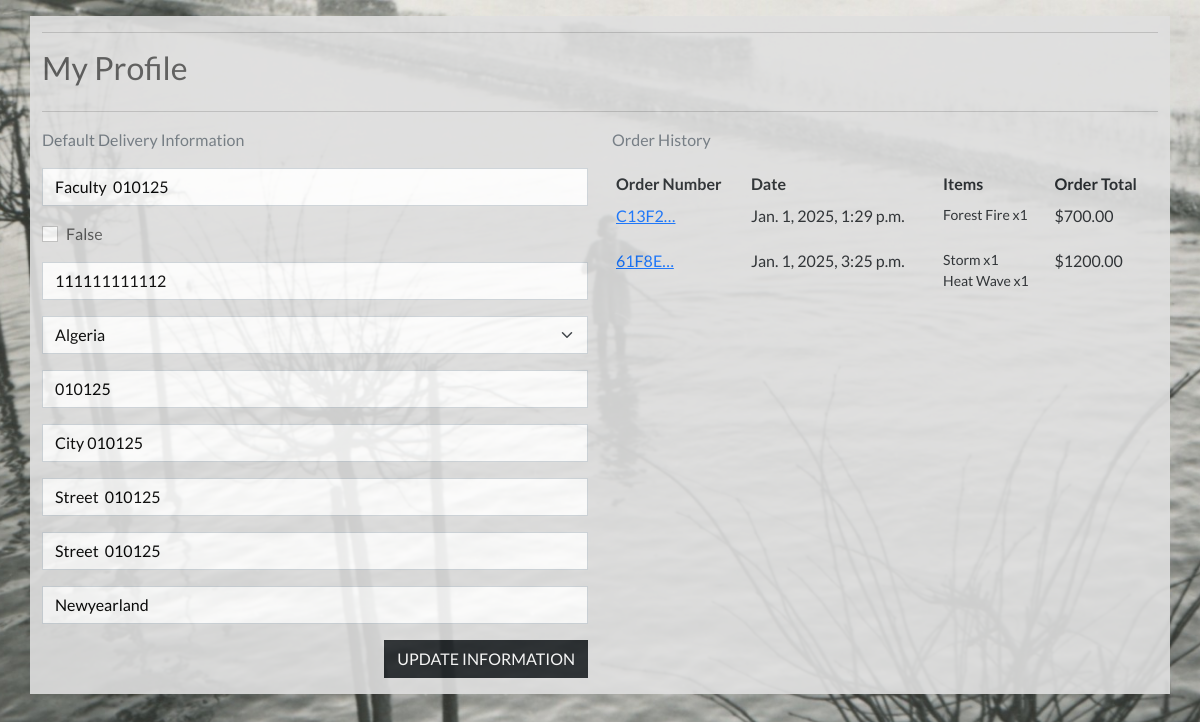
Before: /profile/ (signed in) with the older database file.
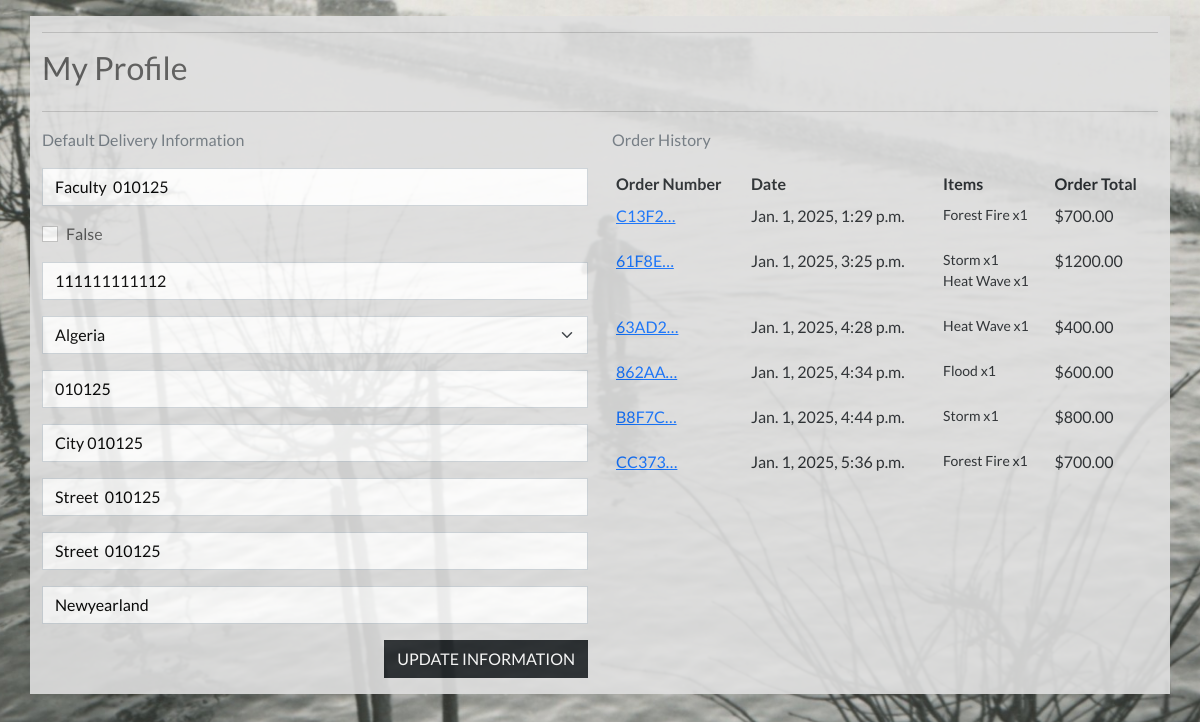
After: the same page with the newer database file.
### profiles/models.py (models this page shows, shortened)
class UserProfile(models.Model):
    user = models.OneToOneField(User, on_delete=models.CASCADE)
    default_organisation = models.CharField(max_length=40, null=True, blank=True)
    default_prev_user = models.BooleanField(default=False)
    default_phone_number = models.CharField(max_length=20, null=True, blank=True)
    default_country = CountryField(blank_label='Country *', null=True, blank=True)
    default_postcode = models.CharField(max_length=20, null=True, blank=True)
    default_town_or_city = models.CharField(max_length=40, null=True, blank=True)
    default_street_address1 = models.CharField(max_length=80, null=True, blank=True)
    default_street_address2 = models.CharField(max_length=80, null=True, blank=True)
    default_county = models.CharField(max_length=80, null=True, blank=True)

### checkout/models.py (models this page shows, shortened)
class Order(models.Model):
    order_number = models.CharField(max_length=32, null=False, editable=False)
    user_profile = models.ForeignKey(UserProfile, on_delete=models.SET_NULL,
    null=True, blank=True, related_name='orders')
    full_name = models.CharField(max_length=50, null=False, blank=False)
    email = models.EmailField(max_length=254, null=False, blank=False)
    phone_number = models.CharField(max_length=20, null=False, blank=False)
    country = CountryField(blank_label='Country *', null=False, blank=False)
    postcode = models.CharField(max_length=20, null=True, blank=True)
    town_or_city = models.CharField(max_length=40, null=False, blank=False)
    street_address1 = models.CharField(max_length=80, null=False, blank=False)
    street_address2 = models.CharField(max_length=80, null=True, blank=True)
    county = models.CharField(max_length=80, null=True, blank=True)
    date = models.DateTimeField(auto_now_add=True)
    discount_cost = models.DecimalField(max_digits=6, decimal_places=2, null=False, default=0)
    order_total = models.DecimalField(max_digits=10, decimal_places=2, null=False, default=0)
    grand_total = models.DecimalField(max_digits=10, decimal_places=2, null=False, default=0)
    original_bag = models.TextField(null=False, blank=False, default='')
    stripe_pid = models.CharField(max_length=254, null=False, blank=False, default='')

class OrderLineItem(models.Model):
    order = models.ForeignKey(Order, null=False, blank=False, on_delete=models.CASCADE, related_name='lineitems')
    product = models.ForeignKey(Category, null=False, blank=False, on_delete=models.CASCADE)
    quantity = models.IntegerField(null=False, blank=False, default=0)
    starting_date = models.CharField(max_length=100, null=True, blank=True)
    lineitem_total = models.DecimalField(max_digits=6, decimal_places=2, null=False, blank=False, editable=False)

### products/models.py (models this page shows, shortened)
class Category(models.Model):
    name = models.CharField(max_length=50)
    friendly_name = models.CharField(max_length=100)
    difficulty_level = models.CharField(max_length=50)
    credits = models.IntegerField()
    number_of_lectures = models.IntegerField()
    est_time = models.IntegerField()
    short_description = models.TextField(max_length=255)
    long_description = models.TextField(max_length=1000)
    test = models.BooleanField(default=False)
    logo = models.ImageField(upload_to='logos/', null=True, blank=True)
    price = models.IntegerField(null=True, blank=True)
    starting_date = models.CharField(max_length=100, null=True, blank=True)

### profiles/views.py (the view)
# urls.py: path('profile/', include('profiles.urls')),
def profile(request):
    profile = get_object_or_404(UserProfile, user=request.user)
    if request.method == 'POST':
        form = UserProfileForm(request.POST, instance=profile)
        if form.is_valid():
            form.save()
            messages.success(request, 'Profile updated successfully')
    form = UserProfileForm(instance=profile)
    orders = profile.orders.all
    template = 'profiles/profile.html'
    context = {
        'form': form,
        'orders': orders,
        'on_profile_page': True
    }
    return render(request, template, context)

### profiles/templates/profiles/profile.html (shortened to what this page needs)
{% extends "base.html" %}
{% load static %}
{% block extra_css %}
    <link rel="stylesheet" href="{% static 'profiles/css/profile.css' %}">
{% endblock %}
{% block content %}
    <div class="overlay"></div>
    <div class="container mt-3 mb-3">
        <div class="row">
            <div class="col">
                <hr>
                <h2 class="logo-font mb-4">My Profile</h2>
                <hr>
            </div>
        </div>
        <div class="row">
            <div class="col-12 col-lg-6">
                <p class="text-muted">Default Delivery Information</p>
                <form class="mt-3" action="{% url 'profile' %}" method="POST" id="profile-update-form">
                    {{ form|crispy }}
                    <button class="btn btn-dark rounded-0 text-uppercase float-end mb-3">Update Information</button>
                </form>
            </div>
            <div class="col-12 col-lg-6">
                <p class="text-muted">Order History</p>
                <div class="order-history table-responsive">
                    <table class="table table-sm table-borderless">
                        <thead>
                            <tr>
                                <th>Order Number</th>
                                <th>Date</th>
                                <th>Items</th>
                                <th>Order Total</th>
                            </tr>
                        </thead>
                        <tbody>
                            {% for order in orders %}
                                <tr>
                                    <td>
                                        <a href="{% url 'order_history' order.order_number %}"
                                        title="{{ order.order_number }}">
                                            {{ order.order_number|truncatechars:6 }}
                                        </a>
                                    </td>
                                    <td>{{ order.date }}</td>
                                    <td>
                                        <ul class="list-unstyled">
                                            {% for item in order.lineitems.all %}
                                                <li class="small">
                                                    {{ item.product.name }} x{{ item.quantity }}
                                                </li>
                                            {% endfor %}
                                        </ul>
                                    </td>
                                    <td>${{ order.grand_total }}</td>
                                </tr>
                            {% endfor %}
                        </tbody>
                    </table>
                </div>
            </div>
        </div>
{% endblock %}

### templates/base.html (shortened to what this page needs)
{% load static %}
<!doctype html>
<html lang="en">
<head>
  {% block corecss %}
  <link href="https://cdn.jsdelivr.net/npm/bootstrap@5.0.2/dist/css/bootstrap.min.css" rel="stylesheet"
>
  <link rel="stylesheet" href="{% static 'css/base.css' %}">
  <link href="https://cdn.jsdelivr.net/npm/bootstrap-icons/font/bootstrap-icons.css" rel="stylesheet">
  {% endblock %}
  {% block extra_css %}
  {% endblock %}
</head>
<body>
  {% block content %}
  {% endblock %}
</body>
</html>

### static/css/base.css (style rules this page uses)
html { height: 100%; }
body { background: url('/media/cover_photo.jpg') no-repeat center center fixed; background-size: cover; height: calc(100vh - 164px); color: #555; font-family: 'Lato'; }
.overlay { height: 100%; width: 100%; top: 0; left: 0; position: fixed; opacity: 0.2; z-index: -1; }
.container { background-color: rgb(223, 223, 223); opacity: 0.9; }

### profiles/static/profiles/css/profile.css (style rules this page uses)
.order-history { max-height: 416px; overflow-y: auto; }
#profile-update-form .form-control { color: #000; }
#profile-update-form input::placeholder { color: #aab7c4; }
#id_default_country, #id_default_country option:not(:first-child) { color: #000; }

Changed rows visible on the page:
added Order: order_number "63AD2…", date "Jan. 1, 2025, 4:28 p.m.", grand_total "400.00"
added OrderLineItem: product.name "Heat Wave", quantity "1", shown under "63AD2…"
added Order: order_number "862AA…", date "Jan. 1, 2025, 4:34 p.m.", grand_total "600.00"
added OrderLineItem: product.name "Flood", quantity "1", shown under "862AA…"
added Order: order_number "B8F7C…", date "Jan. 1, 2025, 4:44 p.m.", grand_total "800.00"
added OrderLineItem: product.name "Storm", quantity "1", shown under "B8F7C…"
added Order: order_number "CC373…", date "Jan. 1, 2025, 5:36 p.m.", grand_total "700.00"
added OrderLineItem: product.name "Forest Fire", quantity "1", shown under "CC373…"
